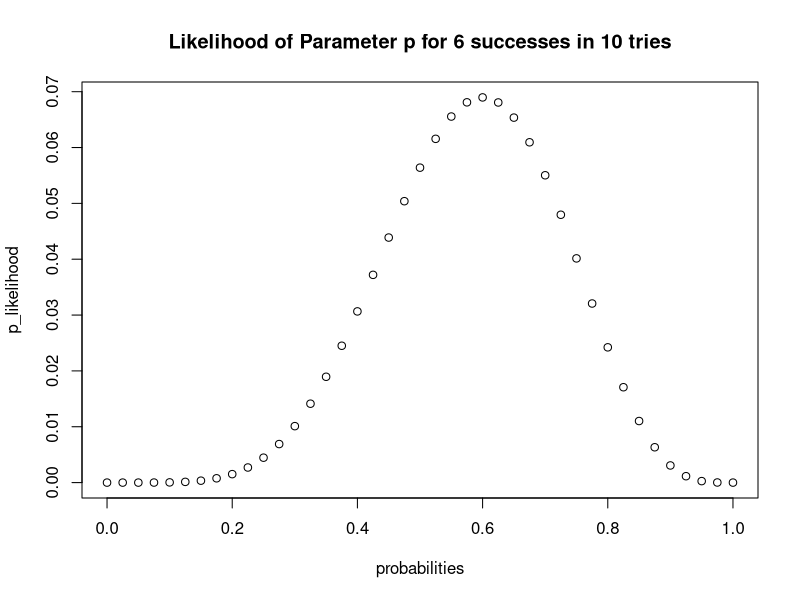
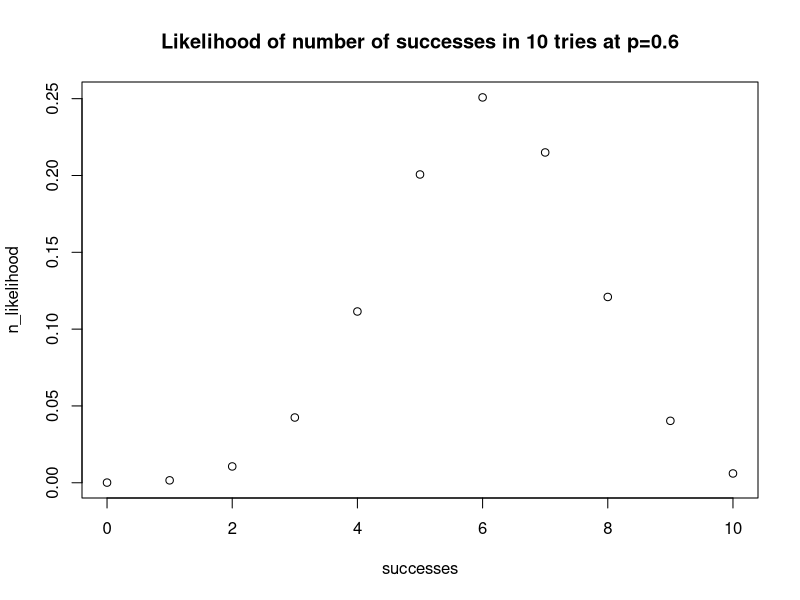

Source code (R) for these figures, in order:
## ---- chunk 1
probabilities <- seq(0.0, 1.0, 0.025)
p_likelihood <- dbinom(6,10, probabilities) 
p_likelihood <- p_likelihood / sum(p_likelihood)
plot(probabilities, p_likelihood, main = "Likelihood of Parameter p for 6 successes in 10 tries")
## ---- chunk 2
successes <- seq(0, 10)
n_likelihood <- dbinom(successes,10, 0.6) 
n_likelihood <- n_likelihood / sum(n_likelihood)
plot(successes, n_likelihood, main = "Likelihood of number of successes in 10 tries at p=0.6")
